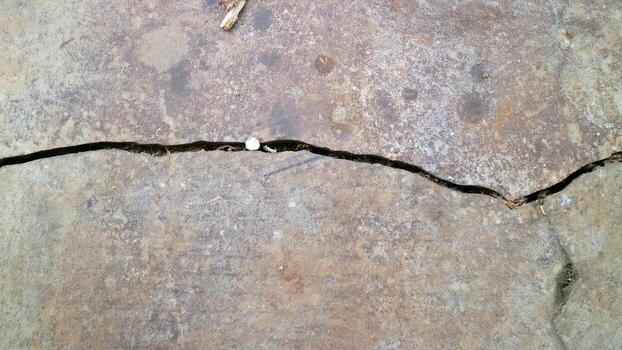
#> input picture testing.jpg, 622 x 350 px, given as the content of the folder C:/Users/yasht/Desktop/dataset/images/images/crack, which was not available
$ jupyter execute augment_crack.ipynb
#> lines starting #> are read from the running program, lines starting #| are printed output that depends on the picture; pictures that were not available may be replaced by others from this repository, and a replacement may not be noted
[cell 1]
import cv2
import os
import numpy as np

[cell 2]
input_path = r"C:\Users\yasht\Desktop\dataset\images\images\crack"
output_path = r"C:\Users\yasht\Desktop\dataset\images\images\crack_aug"

os.makedirs(output_path, exist_ok=True)

[cell 3]
for img_name in os.listdir(input_path):
    img_path = os.path.join(input_path, img_name)
    img = cv2.imread(img_path)
#> img is the input picture: shape (350, 622, 3); mean B, G, R 156.3, 162.8, 170.3

    if img is None:
        continue

    base_name = img_name.split('.')[0]

    # 1. Original
    cv2.imwrite(os.path.join(output_path, base_name + "_orig.jpg"), img)

    # 2. Flip
    flip = cv2.flip(img, 1)
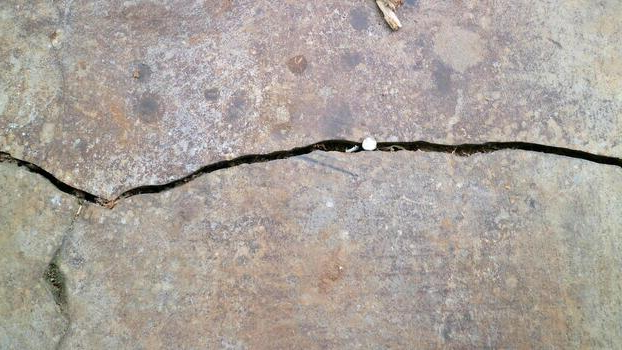
#> flip: shape (350, 622, 3); mean B, G, R 156.3, 162.8, 170.3
    cv2.imwrite(os.path.join(output_path, base_name + "_flip.jpg"), flip)

    # 3. Rotate
    h, w = img.shape[:2]
#> h = 350; w = 622
    M = cv2.getRotationMatrix2D((w/2, h/2), 15, 1)
    rotated = cv2.warpAffine(img, M, (w, h))
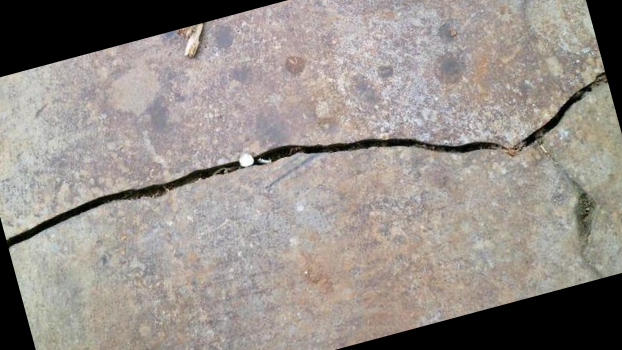
#> rotated: shape (350, 622, 3); mean B, G, R 137.9, 143.2, 150.1
    cv2.imwrite(os.path.join(output_path, base_name + "_rot.jpg"), rotated)

    # 4. Brightness
    bright = cv2.convertScaleAbs(img, alpha=1.2, beta=30)
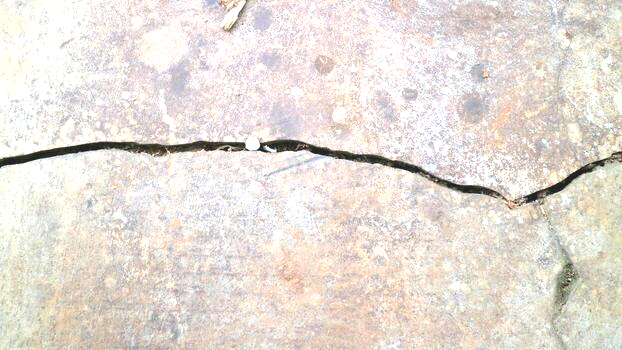
#> bright: shape (350, 622, 3); mean B, G, R 216.3, 223.6, 231.4
    cv2.imwrite(os.path.join(output_path, base_name + "_bright.jpg"), bright)

    # 5. Blur
    blur = cv2.GaussianBlur(img, (5,5), 0)
    cv2.imwrite(os.path.join(output_path, base_name + "_blur.jpg"), blur)

print("✅ Augmentation Done!")
